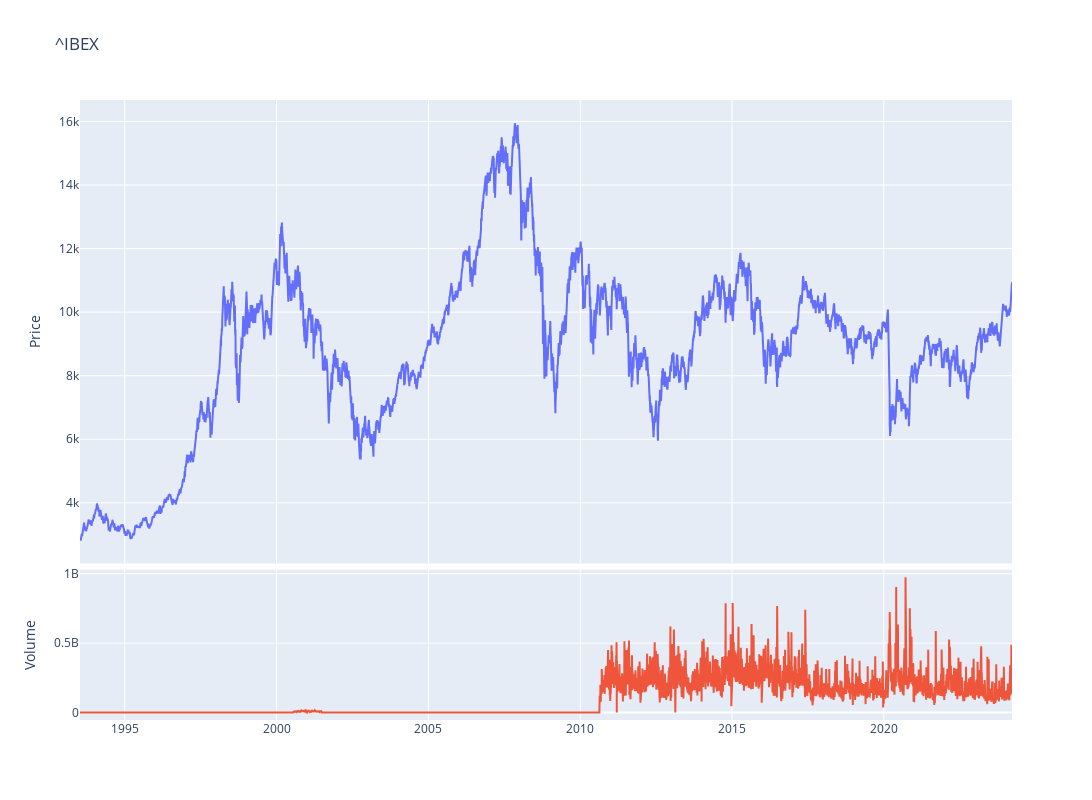

The cell this chart's notebook holds for it:
### Code cell
fig = make_subplots(rows=4, cols=1,shared_xaxes=True,vertical_spacing=0.01,specs=[[{'rowspan':3,'colspan':1}],[None],[None],[{'rowspan':1,'colspan':1}]])

# Graph (1,1)
fig.add_trace(go.Scatter(x=stock_ticker.index,y=stock_ticker['Adj Close'],mode="lines",name=f"{ticker}"),row=1, col=1)
# Update xaxis properties
fig.update_yaxes(title_text="Price", row=1, col=1)

# Graph (4,1)
fig.add_trace(go.Scatter(x=stock_ticker.index,y=stock_ticker['Volume'],mode="lines",name='Volume'),row=4, col=1)
fig.update_yaxes(title_text="Volume", row=4, col=1)

fig.update_layout(height=800, width=1300,showlegend=False,title=f"{ticker}")

fig.show()

### Figure 1 — Plotly figure (JSON) as saved in the notebook; plotly's stock layout.template omitted (floating-point values rounded to 4 significant figures; data arrays with more than 128 entries replaced by an {"elided": "..."} marker saying what was removed)
{"data": [{"mode": "lines", "name": "^IBEX", "type": "scatter", "x": {"elided": "7776 str values"}, "xaxis": "x", "y": {"elided": "7776 float values"}, "yaxis": "y"}, {"mode": "lines", "name": "Volume", "type": "scatter", "x": {"elided": "7776 str values"}, "xaxis": "x2", "y": {"elided": "7776 int values"}, "yaxis": "y2"}], "layout": {"height": 800, "showlegend": false, "title": {"text": "^IBEX"}, "width": 1300, "xaxis": {"anchor": "y", "domain": [0, 1], "matches": "x2", "showticklabels": false}, "xaxis2": {"anchor": "y2", "domain": [0, 1]}, "yaxis": {"anchor": "x", "domain": [0.2525, 1], "title": {"text": "Price"}}, "yaxis2": {"anchor": "x2", "domain": [0, 0.2425], "title": {"text": "Volume"}}}}
